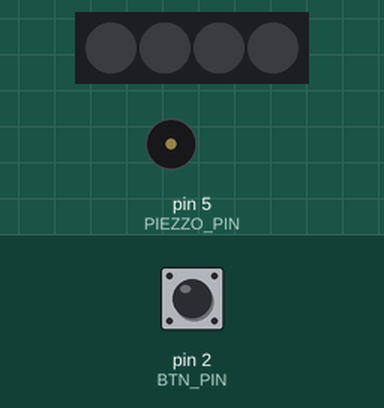
Simulated run of this sketch. Board: Arduino Uno, built with avr-gcc and run on an emulated ATmega328P. Parts: 4 RGB LEDs in strip order, left to right, buzzer (waves = sounding). Inputs (shaded band) come from the test bench; at power-on: pin 2 (BTN_PIN) LOW.

Above: at 1.2 s.
1.3 s: pin 2 (BTN_PIN) pulled HIGH for 0.15 s
At 1.9 s:
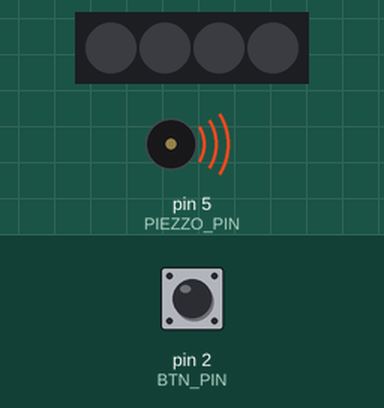
At 2.4 s:
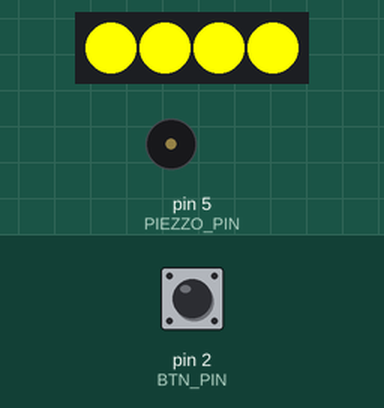
4.3 s: pin 2 (BTN_PIN) pulled HIGH for 3.2 s
At 4.68 s:
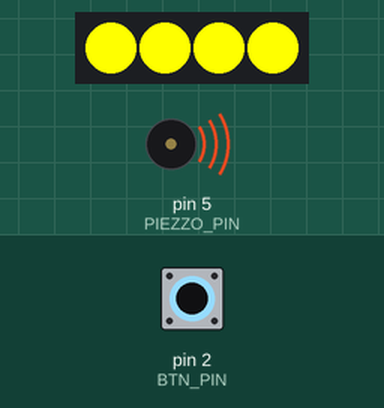
Timing chart, 0 to 10.4 s (numbered marks = the images above; inputs shaded):
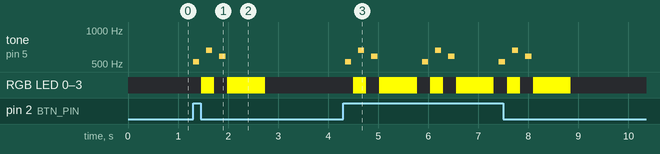

Measured:
- after the input at 1.3 s, tone on pin 5 (PIEZZO_PIN): plays 523 Hz for 0.13 s, 659 Hz for 0.13 s, 587 Hz for 0.13 s, starting at once; RGB LED 0–3: off → RGB(255, 255, 0) after 0.16 s, → off 0.26 s later, → RGB(255, 255, 0) 0.26 s later, → off 0.75 s later

The sketch:

Alarm.ino
```cpp
#include <Adafruit_NeoPixel.h>

//Defining the notes' frequencies for the melody
#define NOTE_C5 523
#define NOTE_D5 587
#define NOTE_E5 659

//Time in millisecconds between first and second alarm
#define interval 10000

#define BTN_PIN 2
#define STRIP_PIN 3
#define PIEZZO_PIN 5

#define LED_COUNT 4

#define MELODY_LENGTH 4

int melodies[2][MELODY_LENGTH] =
{
  { NOTE_C5, NOTE_E5, NOTE_D5, 0 },
  { NOTE_C5, NOTE_C5, NOTE_C5, NOTE_C5 }
};

int noteDurations[] =
{
  1000 / 8, 1000 / 8, 1000 / 8, 1000 /  2
};

Adafruit_NeoPixel strip = Adafruit_NeoPixel(LED_COUNT, STRIP_PIN, NEO_GRB + NEO_KHZ800);
unsigned long color = strip.Color(255, 255, 255);

bool ButtonIsPressed()
{
  return digitalRead(BTN_PIN) == 1;
}

void ledToggle()
{
  if(strip.getPixelColor(0) == strip.Color(0,0,0))
  {
    strip.fill(color);
  }
  else
  {
    strip.clear();
  }
  strip.show();
}

void playNote(int noteDuration, int noteToPlay)
{
  tone(PIEZZO_PIN, noteToPlay, noteDuration);
  delay(noteDuration * 1.30);

  noTone(PIEZZO_PIN);
}

void PlayMelodyAndLEDs(int position)
{
  for(int i = 0; i < MELODY_LENGTH; i++)
  {
    playNote(noteDurations[i], melodies[position][i]);
    ledToggle();
    delay(100);
  }
}

void setup()
{
  pinMode(BTN_PIN, INPUT);
  pinMode(STRIP_PIN, OUTPUT);
  pinMode(PIEZZO_PIN, OUTPUT);
  strip.begin();
}

void Alarm(unsigned long timeSinceActivation)
{
  while(ButtonIsPressed())
  {
    if(millis() - timeSinceActivation > interval)
    {
      color = strip.Color(255, 0, 0);
      PlayMelodyAndLEDs(1);
    }
    else
    {
      color = strip.Color(255, 255, 0);
      PlayMelodyAndLEDs(0);
    }
  }
}

void loop()
{
  if(ButtonIsPressed())
  {
    Alarm(millis());
  }
  delay(100);
}
```
